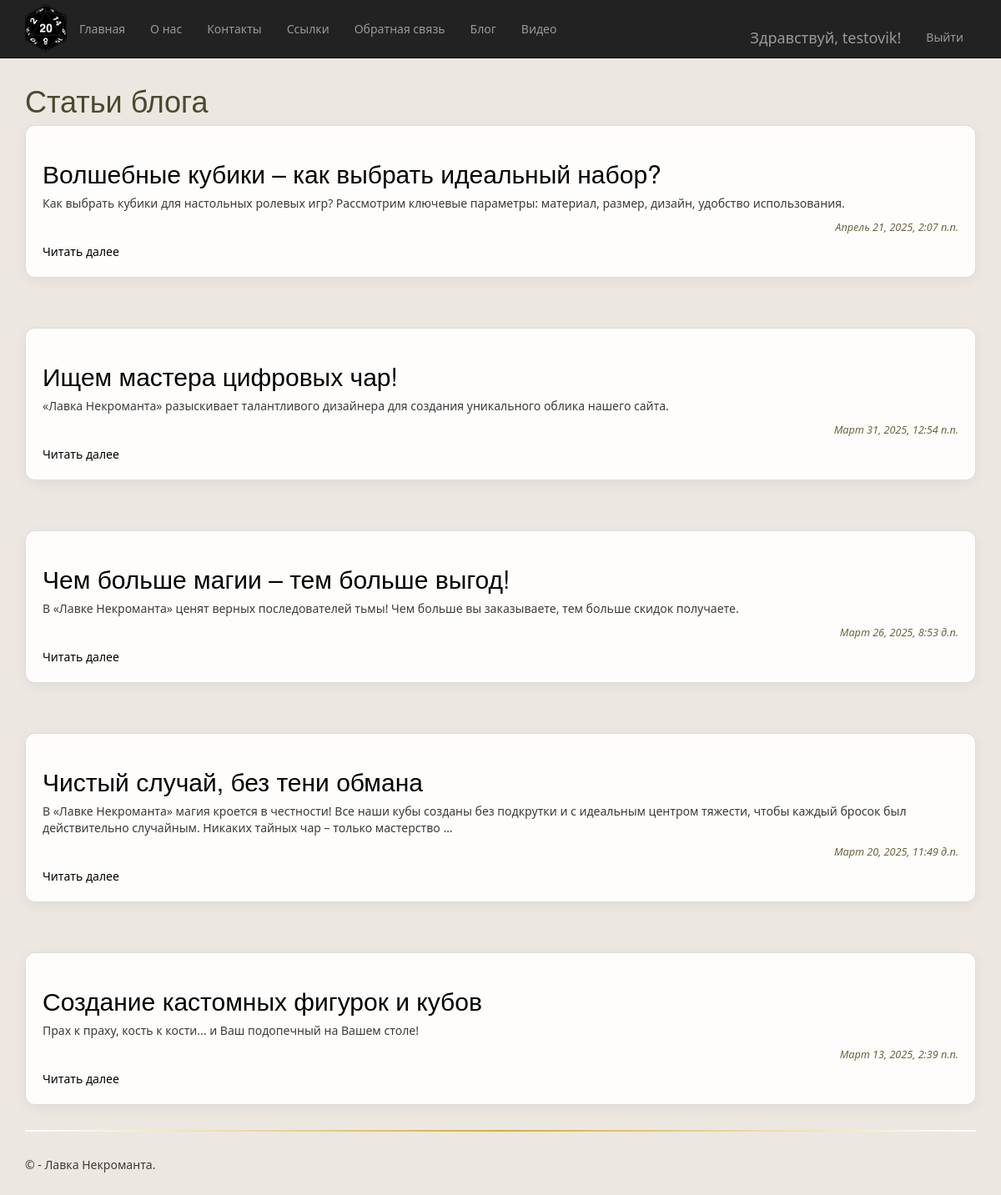
Screenshot of /blog/ (signed in) with the database file from the repository.
### app/models.py (models this page shows, shortened)
class Blog(models.Model):
    title = models.CharField(max_length=100, unique_for_date="posted", verbose_name="Заголовок")
    description = models.TextField(verbose_name="Краткое содержание")
    content = models.TextField(verbose_name="Полное содержание")
    posted = models.DateTimeField(default=datetime.now, db_index=True, verbose_name="Опубликована")
    author = models.ForeignKey(User, null=True, blank=True, on_delete = models.SET_NULL, verbose_name = "Автор")
    image = models.FileField(default = 'temp.jpg', verbose_name = "Путь к картинке")
    class Meta:
        db_table = "Posts"
        ordering = ["-posted"]
        verbose_name = "статья блога"
        verbose_name_plural = "статьи блога"

### app/views.py (the view)
# urls.py: path('blog/', views.blog_list, name='blog_list'),
def blog_list(request):
     posts = Blog.objects.all()
     return render(request, 'app/blog_list.html', {'posts': posts})

### app/templates/app/blog_list.html (shortened to what this page needs)
{% extends 'app/layout.html' %}
  {% load static %}
  {% block content %}
<h1>Статьи блога</h1>
      {% for post in posts %}
<section>
    <h2><a href="{% url 'blog_detail' post.id %}">{{ post.title }}</a></h2>
    <p>{{ post.description|truncatewords:30 }}</p>
    <p class="date">{{ post.posted }}</p>
    <a href="{% url 'blog_detail' post.id %}" class="read-more">Читать далее</a>
</section>
      {% endfor %}
  {% endblock %}

### app/templates/app/loginpartial.html (shortened to what this page needs)
{% if user.is_authenticated %}
<form id="logoutForm" action="/logout/" method="post" class="navbar-right">
    <ul class="nav navbar-nav navbar-right">
        <li><span class="navbar-brand">Здравствуй, {{ user.username }}!</span></li>
        <li><a href="javascript:document.getElementById('logoutForm').submit()">Выйти</a></li>
    </ul>
</form>
{% else %}
<ul class="nav
    -nav navbar-right">
    <li><a href="{% url 'login' %}">Войти</a></li>
</ul>
{% endif %}

### app/static/app/content/site.css (style rules this page uses)
body { background-color: #ece7e1; font-family: 'Segoe UI', Tahoma, Geneva, Verdana, sans-serif; color: #3b3b3b; padding-top: 80px; padding-bottom: 20px; transition: background-color 0.3s ease; }
h1, h2, h3, h4 { color: #4a4a2e; }
.navbar li { margin-top: 10px; }
.navbar-right { margin-top: 5px; }
section { background-color: #fefdfb; border: 1px solid #ddd; border-radius: 12px; padding: 20px; box-shadow: 0 4px 16px rgba(0, 0, 0, 0.05); transition: transform 0.2s ease, box-shadow 0.2s ease; margin-bottom: 30px; }
section + section { margin-top: 60px; }
section + section::before { content: ""; position: absolute; top: -30px; left: 0; right: 0; height: 2px; background: linear-gradient(to right, #fff, #d4af37, #fff); border-radius: 1px; }
section a { color: #000; text-decoration: none; transition: color 0.3s ease; }
.date { font-size: 0.9em; color: #6e6440; text-align: right; margin-bottom: 10px; font-style: italic; }

### rows the page displays
Blog: title "Волшебные кубики – как выбрать идеальный набор?", description "Как выбрать кубики для настольных ролевых игр? Рассмотрим ключевые параметры: материал, размер, дизайн, удобство использования.", posted "Апрель 21, 2025, 2:07 п.п."
Blog: title "Ищем мастера цифровых чар!", description "«Лавка Некроманта» разыскивает талантливого дизайнера для создания уникального облика нашего сайта.", posted "Март 31, 2025, 12:54 п.п."
Blog: title "Чем больше магии – тем больше выгод!", description "В «Лавке Некроманта» ценят верных последователей тьмы! Чем больше вы заказываете, тем больше скидок получаете.", posted "Март 26, 2025, 8:53 д.п."
Blog: title "Чистый случай, без тени обмана", description "В «Лавке Некроманта» магия кроется в честности! Все наши кубы созданы без подкрутки и с идеальным центром тяжести, чтобы каждый бросок был действительно случайным. Никаких тайных чар – только мастерство …", posted "Март 20, 2025, 11:49 д.п."
Blog: title "Создание кастомных фигурок и кубов", description "Прах к праху, кость к кости... и Ваш подопечный на Вашем столе!", posted "Март 13, 2025, 2:39 п.п."

### other values shown
{{ user.username }} "testovik"
